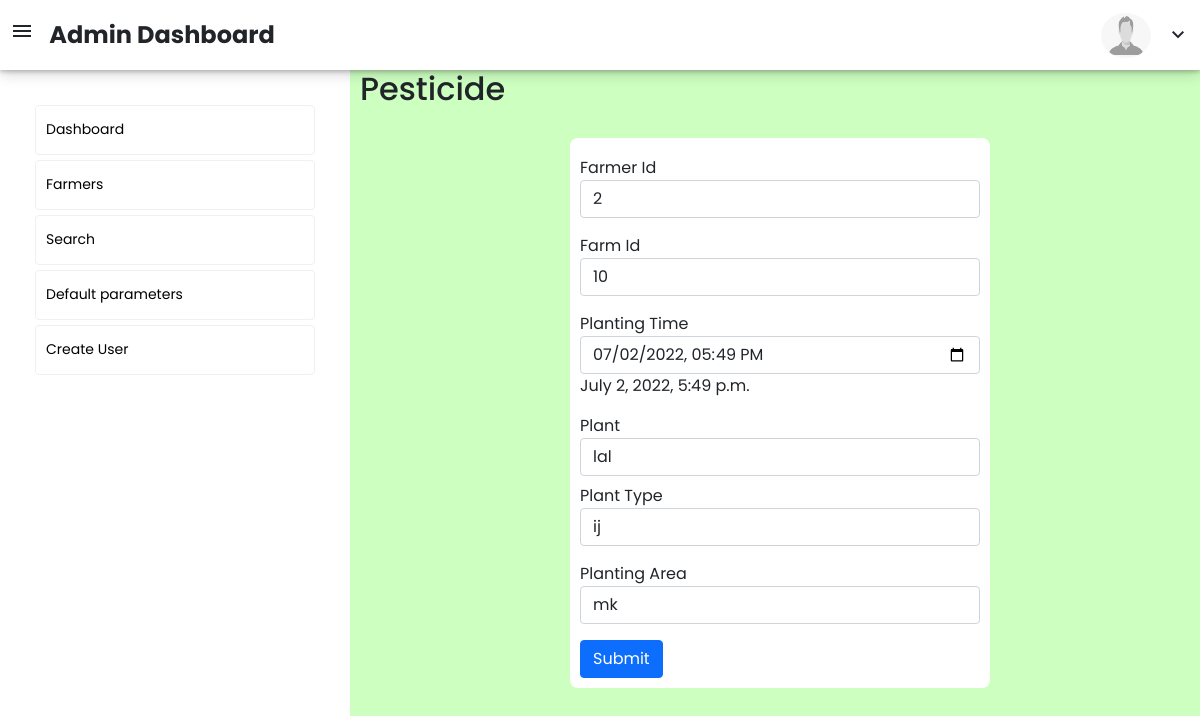
The page /plant_edit/plant_id=5 on the database as committed earlier.
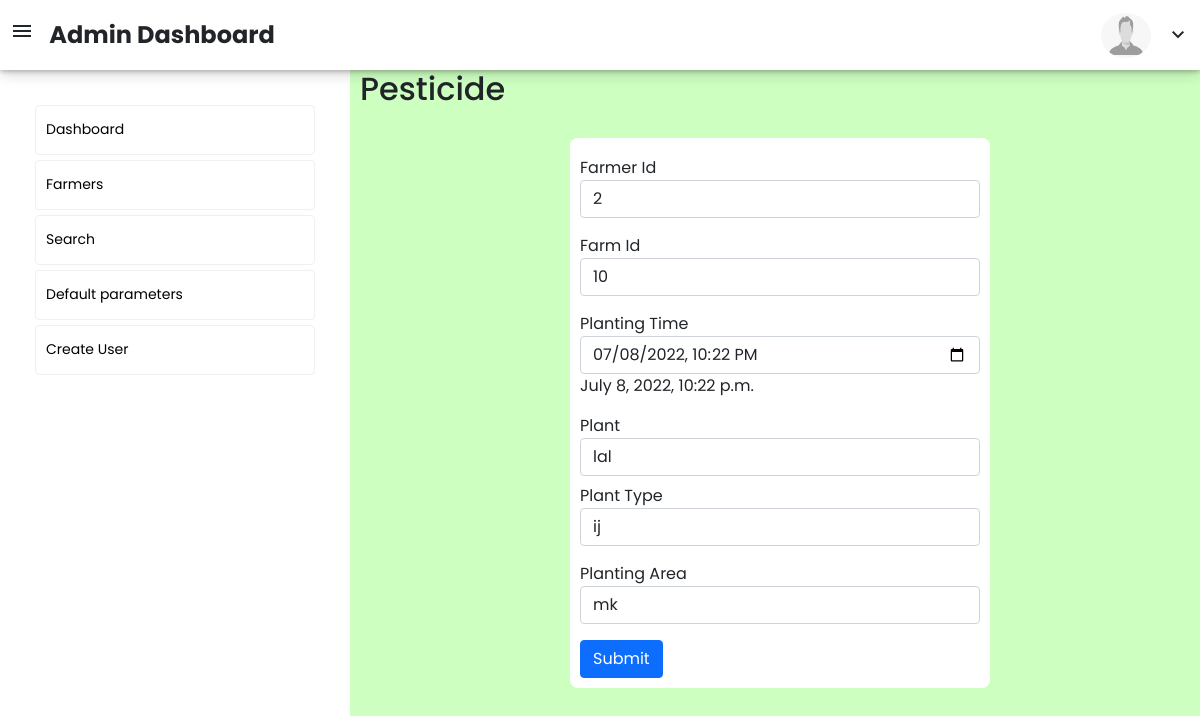
The same page on the database as committed later.
### adminaccess/models.py (models this page shows)
class Planting(models.Model):
    farmer_id = models.IntegerField()
    farm_id = models.IntegerField()
    planting_time = models.DateTimeField(max_length=50, blank=True, null=True)
    plant = models.CharField(max_length=50,blank=True, null=True)
    plant_type = models.CharField(max_length=50,blank=True, null=True)
    planting_area = models.CharField(max_length=50,blank=True, null=True)
    create_date = models.DateTimeField(auto_now_add=True,blank=True, null=True)
    modified_date = models.DateTimeField(auto_now=True,blank=True, null=True)

### adminaccess/views.py (the view)
# urls.py: path('plant_edit/plant_id=<int:plant_id>', views.plant_edit, name="plant_edit"),
def plant_edit(request, plant_id):
    plants = Planting.objects.filter(id=plant_id)
    plant = Planting.objects.get(id=plant_id)
    if request.method == 'POST':
        form = Planting_Form(request.POST, instance=plant)
        if form.is_valid():
            form.save()
            return redirect(f'/planting/planting_id={plant_id}')
    return render(request, 'form_edit/planting_edit.html', {'plants':plants})

### templates/form_edit/planting_edit.html (shortened to what this page needs)
{% extends 'dashboard/basic.html' %}
{% block body %}
{% load static %}
<h2>Pesticide</h2>
<div class="container create_user_form">
    <form method="post" id="loginid">
        {% for p in plants %}
        <div class="form-group mt-2">
            <label for="id_farmer_id">Farmer Id</label>
            <input type="number" value="{{p.farmer_id}}" class="form-control" id="id_farmer_id" name="farmer_id">
        </div>
        <div class="form-group mt-3">
            <label for="id_farm_id">Farm Id</label>
            <input type="number" value="{{p.farm_id}}" class="form-control" id="id_farm_id" name="farm_id">
        </div>
        <div class="form-group mt-3">
            <label for="id_planting_time">Planting Time</label>
            <input type="datetime-local" value="{{p.planting_time|date:'Y-m-d H:i'}}" id="id_planting_time" class="form-control"  name="planting_time" placeholder="Planting Time" >
        </div>
        {{p.planting_time}}
        <div class="form-group mt-3">
            <label for="id_plant">Plant</label>
            <input type="text" value="{{p.plant}}" class="form-control" id="id_plant" name="plant" placeholder="Plant" required>
        </div>
        <div class="form-group mt-2">
            <label for="id_plant_type">Plant Type</label>
            <input type="text" value="{{p.plant_type}}" class="form-control" id="id_plant_type" name="plant_type" placeholder="Plant Type" required>
        </div>
        <div class="form-group mt-3">
            <label for="id_planting_area">Planting Area</label>
            <input type="text" value="{{p.planting_area}}" class="form-control" id="id_planting_area" name="planting_area" placeholder="Planting Area" required>
        </div>
        <button type="submit" class="btn btn-primary mt-3" form="loginid">Submit</button>
        {% endfor %}
    </form>
</div>
{% endblock %}

Rows that differ between the two databases and show on the page:
changed Planting "lal": planting_time "07/02/2022 17:49" → "07/08/2022 22:22"; planting_time "July 2, 2022, 5:49 p.m." → "July 8, 2022, 10:22 p.m."
